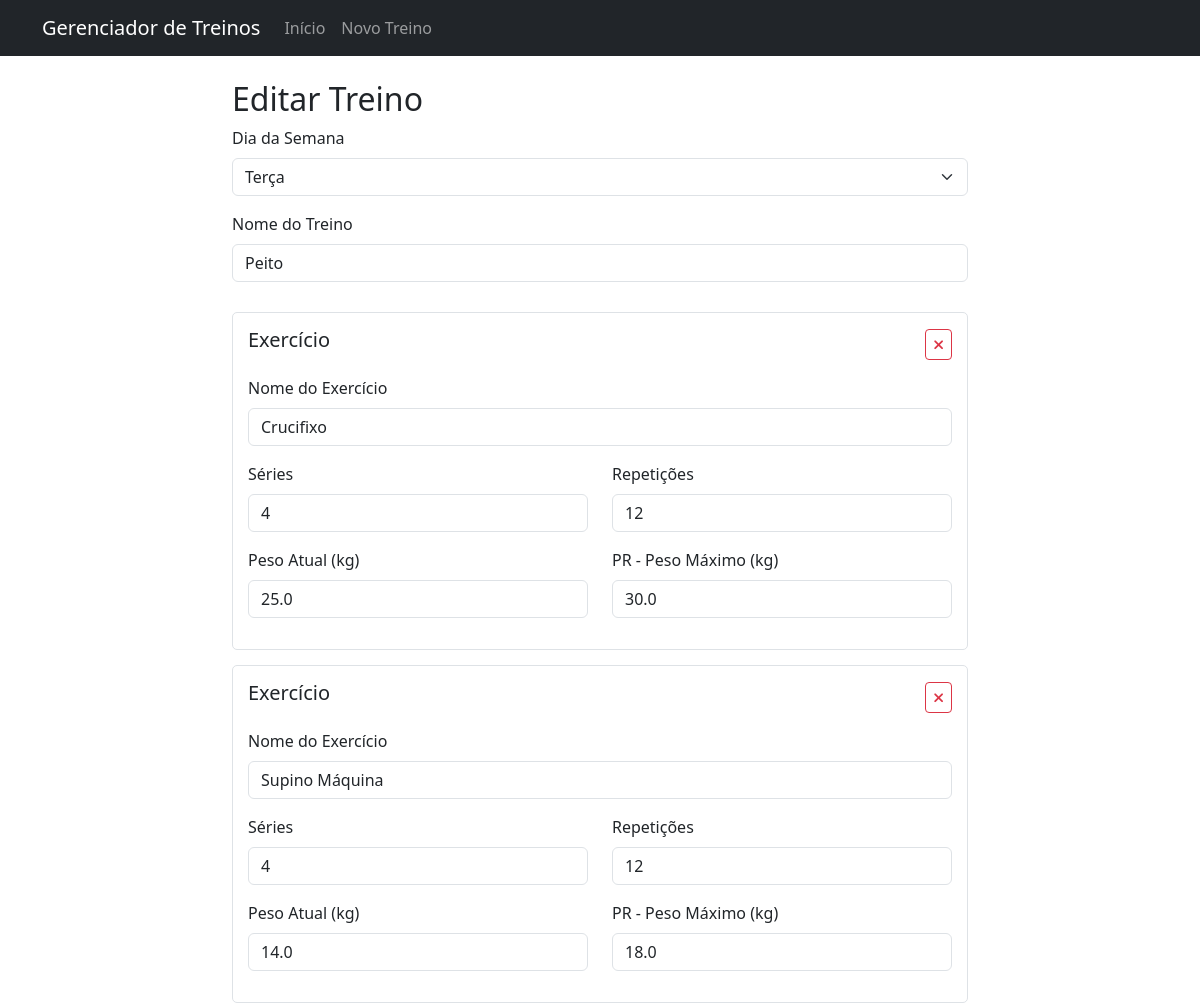
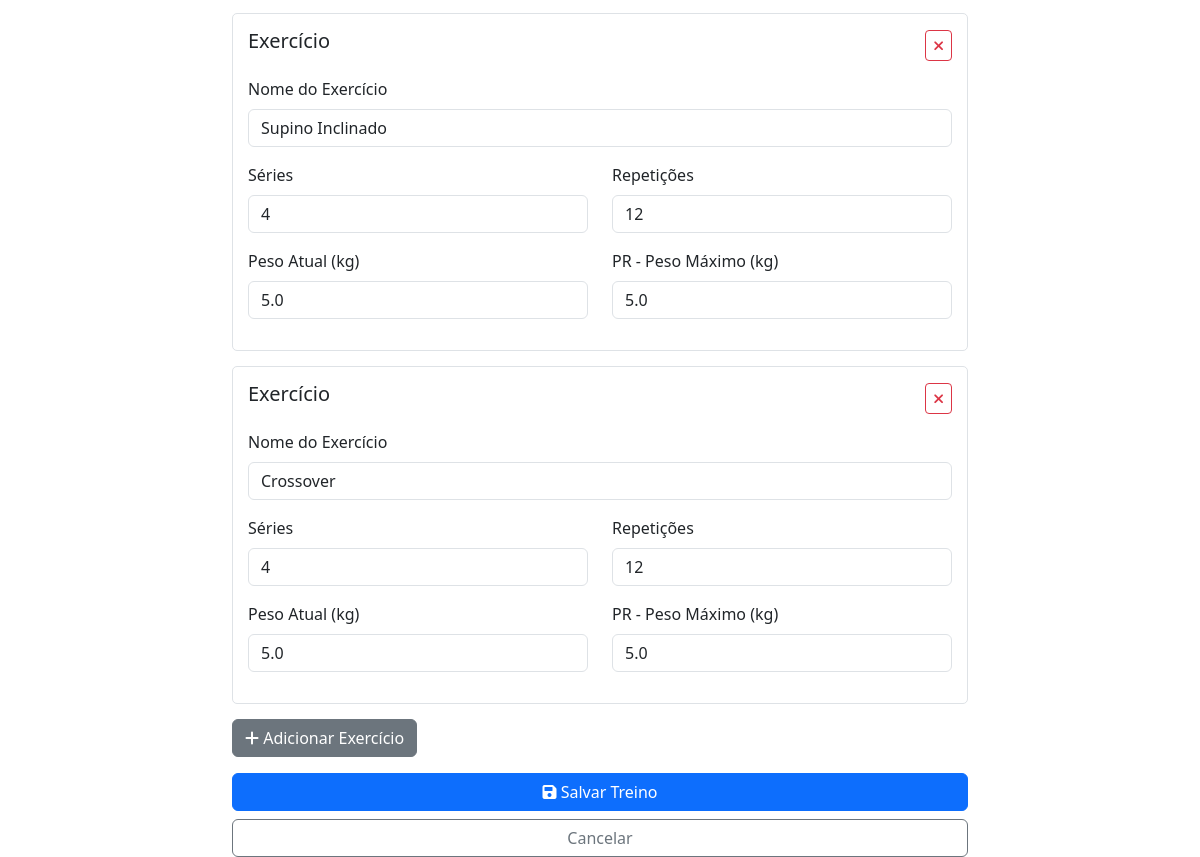
The page /workout/edit/2 on the database its author committed (2 pictures, top to bottom).
### app.py (models this page shows)
class Workout(db.Model):
    __tablename__ = 'workouts'
    id = db.Column(db.Integer, primary_key=True)
    day_of_week = db.Column(db.String, nullable=False)
    name = db.Column(db.String, nullable=False)
    exercises = db.relationship("Exercise", back_populates="workout", cascade="all, delete-orphan")

class Exercise(db.Model):
    __tablename__ = 'exercises'
    id = db.Column(db.Integer, primary_key=True)
    workout_id = db.Column(db.Integer, db.ForeignKey('workouts.id'))
    name = db.Column(db.String, nullable=False)
    sets = db.Column(db.Integer, nullable=False)
    reps = db.Column(db.Integer, nullable=False)
    current_weight = db.Column(db.Float)
    pr_weight = db.Column(db.Float)
    workout = db.relationship("Workout", back_populates="exercises")

### app.py (the view, shortened to what this page needs)
@app.route('/workout/edit/<int:workout_id>', methods=['GET', 'POST'])
def edit_workout(workout_id):
    workout = Workout.query.get_or_404(workout_id)
    return render_template('add_workout.html', workout=workout)

### templates/add_workout.html (shortened to what this page needs)
{% extends "base.html" %}
{% block content %}
<div class="row">
    <div class="col-md-8 offset-md-2">
        <h2>{{ 'Editar' if workout else 'Adicionar' }} Treino</h2>
        <form method="POST" id="workoutForm">
            <div class="form-section">
                <div class="mb-3">
                    <label for="day" class="form-label">Dia da Semana</label>
                    <select class="form-select" id="day" name="day" required>
                        {% for day in ['segunda', 'terça', 'quarta', 'quinta', 'sexta', 'sábado', 'domingo'] %}
                            <option value="{{ day }}" {{ 'selected' if workout and workout.day_of_week == day }}>
                                {{ day|capitalize }}
                            </option>
                        {% endfor %}
                    </select>
                </div>
                <div class="mb-3">
                    <label for="name" class="form-label">Nome do Treino</label>
                    <input type="text" class="form-control" id="name" name="name" required
                           value="{{ workout.name if workout else '' }}">
                </div>
            </div>
            <div id="exerciseForms">
                {% if workout and workout.exercises %}
                    {% for exercise in workout.exercises %}
                        <div class="exercise-form">
                            <div class="d-flex justify-content-between align-items-center mb-3">
                                <h5>Exercício</h5>
                                <button type="button" class="btn btn-sm btn-outline-danger remove-exercise">
                                    <i class="fas fa-times"></i>
                                </button>
                            </div>
                            <div class="row">
                                <div class="col-md-12 mb-3">
                                    <label class="form-label">Nome do Exercício</label>
                                    <input type="text" class="form-control" name="exercise_name[]" required
                                           value="{{ exercise.name }}">
                                </div>
                                <div class="col-md-6 mb-3">
                                    <label class="form-label">Séries</label>
                                    <input type="number" class="form-control" name="sets[]" required
                                           value="{{ exercise.sets }}">
                                </div>
                                <div class="col-md-6 mb-3">
                                    <label class="form-label">Repetições</label>
                                    <input type="number" class="form-control" name="reps[]" required
                                           value="{{ exercise.reps }}">
                                </div>
                                <div class="col-md-6 mb-3">
                                    <label class="form-label">Peso Atual (kg)</label>
                                    <input type="number" step="0.5" class="form-control" name="current_weight[]"
                                           value="{{ exercise.current_weight }}">
                                </div>
                                <div class="col-md-6 mb-3">
                                    <label class="form-label">PR - Peso Máximo (kg)</label>
                                    <input type="number" step="0.5" class="form-control" name="pr_weight[]"
                                           value="{{ exercise.pr_weight }}">
                                </div>
                            </div>
                        </div>
                    {% endfor %}
                {% endif %}
            </div>
            <button type="button" class="btn btn-secondary mb-3" id="addExercise">
                <i class="fas fa-plus"></i> Adicionar Exercício
            </button>
            <div class="d-grid gap-2">
                <button type="submit" class="btn btn-primary">
                    <i class="fas fa-save"></i> Salvar Treino
                </button>
                <a href="{{ url_for('index') }}" class="btn btn-outline-secondary">Cancelar</a>
            </div>
        </form>
    </div>
</div>
{% endblock %}

### static/style.css (style rules this page uses)
.form-section { margin-bottom: 30px; }
.exercise-form { border: 1px solid #dee2e6; padding: 15px; border-radius: 5px; margin-bottom: 15px; }

### rows shown on the page
Workout: name "Peito"
Exercise: name "Crucifixo", sets "4", reps "12", current_weight "25.0", pr_weight "30.0"
Exercise: name "Supino Máquina", sets "4", reps "12", current_weight "14.0", pr_weight "18.0"
Exercise: name "Supino Inclinado", sets "4", reps "12", current_weight "5.0", pr_weight "5.0"
Exercise: name "Crossover", sets "4", reps "12", current_weight "5.0", pr_weight "5.0"

### other values the page prints
{{ 'Editar' if workout else 'Adicionar' }} "Editar"
form field day "Terça"
